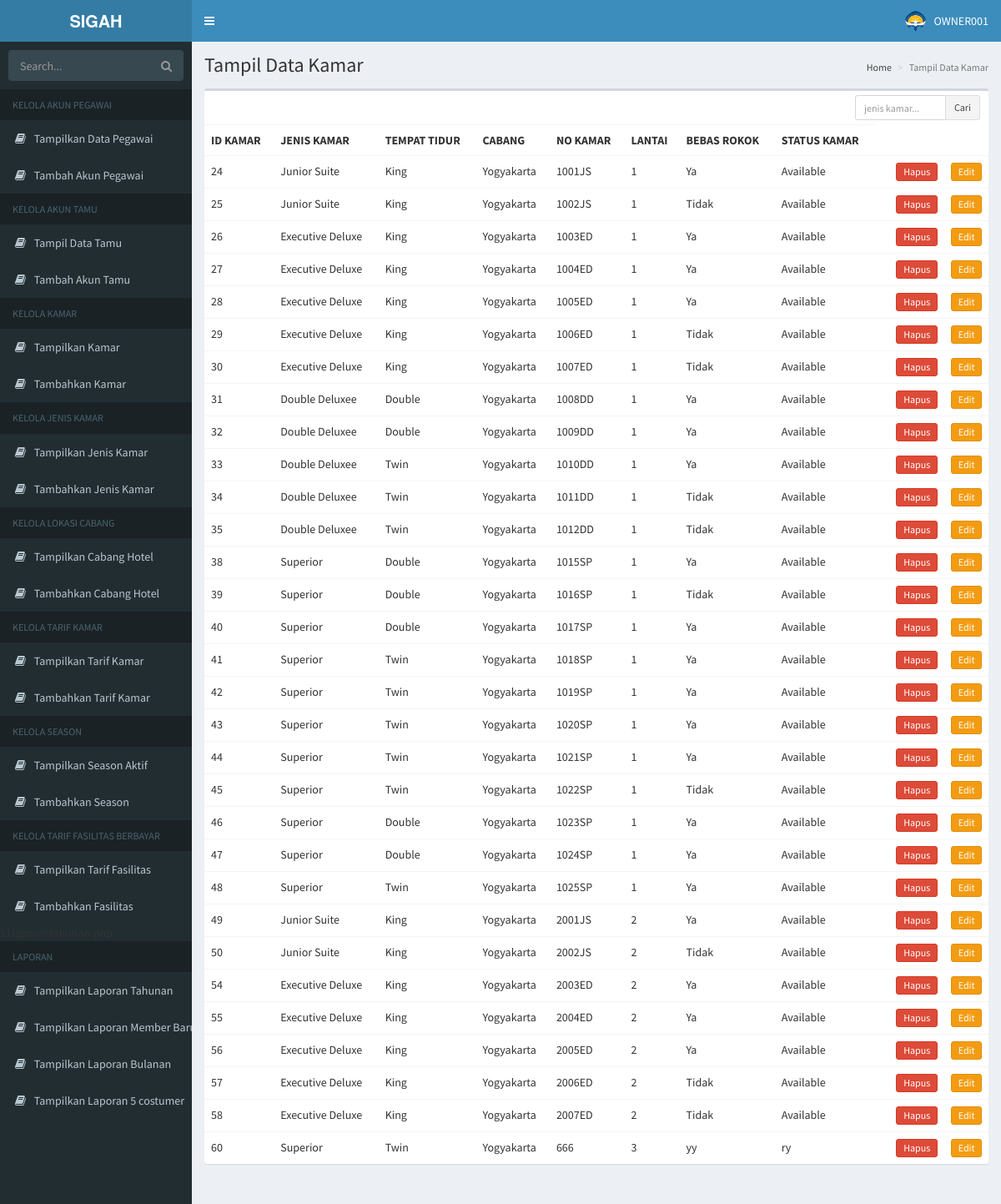
Page /8showkamar.php (signed in) on the committed database.
### tables this page shows
CREATE TABLE `kamar` (
  `ID_KAMAR` int(11) NOT NULL,
  `ID_JENIS_KAMAR` int(11) NOT NULL,
  `ID_TEMPAT_TIDUR` int(11) NOT NULL,
  `ID_CABANG` int(11) NOT NULL,
  `NO_KAMAR` varchar(6) DEFAULT NULL,
  `LANTAI` int(11) DEFAULT NULL,
  `BEBAS_ROKOK` varchar(5) DEFAULT NULL,
  `STATUS_KAMAR` varchar(20) DEFAULT NULL,
  `TGL_MASUK` date DEFAULT NULL,
  `TGL_KELUAR` date DEFAULT NULL
);

CREATE TABLE `jenis_kamar` (
  `ID_JENIS_KAMAR` int(11) NOT NULL,
  `JENIS_KAMAR` varchar(20) DEFAULT NULL,
  `KODE_JENIS_KAMAR` varchar(2) DEFAULT NULL,
  `KAPASITAS` int(11) DEFAULT NULL,
  `DESKRIPSI_JKAMAR` text
);

CREATE TABLE `tempat_tidur` (
  `ID_TEMPAT_TIDUR` int(11) NOT NULL,
  `JENIS_TEMPAT_TIDUR` varchar(10) DEFAULT NULL,
  `JLH_TERSEDIA_TMPTDR` int(11) DEFAULT NULL,
  `HARGA_TEMPAT_TIDUR` double DEFAULT NULL
);

CREATE TABLE `cabang` (
  `ID_CABANG` int(11) NOT NULL,
  `CABANG` varchar(15) DEFAULT NULL,
  `ALAMAT_CABANG` varchar(200) DEFAULT NULL,
  `TELEPON_CABANG` varchar(15) DEFAULT NULL
);

### 8showkamar.php (the view, shortened to what this page needs)
<?php
 include("connection.php");
  if (isset($_GET["submit"])) {
    $nama = htmlentities(strip_tags(trim($_GET["nama"])));
    $nama = mysqli_real_escape_string($link,$nama);
    $query = "SELECT ID_KAMAR,JENIS_KAMAR,JENIS_TEMPAT_TIDUR,CABANG,NO_KAMAR,LANTAI,BEBAS_ROKOK,STATUS_KAMAR FROM kamar JOIN jenis_kamar USING(ID_JENIS_KAMAR) JOIN tempat_tidur USING(ID_TEMPAT_TIDUR) JOIN cabang USING(ID_CABANG) WHERE JENIS_KAMAR LIKE '%$nama%'";
  }
  else {
    $query = "SELECT ID_KAMAR,JENIS_KAMAR,JENIS_TEMPAT_TIDUR,CABANG,NO_KAMAR,LANTAI,BEBAS_ROKOK,STATUS_KAMAR FROM kamar
    JOIN jenis_kamar USING(ID_JENIS_KAMAR)
    JOIN tempat_tidur USING(ID_TEMPAT_TIDUR)
    JOIN cabang USING(ID_CABANG)";
  }
?>
<!DOCTYPE html>
<html>
<head>
  <link rel="stylesheet" href="asset/bower_components/bootstrap/dist/css/bootstrap.min.css">
  <link rel="stylesheet" href="asset/bower_components/font-awesome/css/font-awesome.min.css">
  <link rel="stylesheet" href="asset/bower_components/Ionicons/css/ionicons.min.css">
  <link rel="stylesheet" href="asset/dist/css/AdminLTE.min.css">
  <link rel="stylesheet" href="asset/dist/css/skins/_all-skins.min.css">
</head>
<body class="hold-transition skin-blue sidebar-mini">
<div class="wrapper">
    <?php
include("navbar1.php");
?>
  <div class="content-wrapper">
    <section class="content-header">
      <h1>
        Tampil Data Kamar
      </h1>
      <ol class="breadcrumb">
        <li><a href="#">Home</a></li>
        <li class="active">Tampil Data Kamar</li>
      </ol>
    </section>
    <section class="content">
    <div class="row">
        <div class="col-xs-12">
          <div class="box">
            <div class="box-header">
              <div class="box-tools">
                <form id="search" action="8showkamar.php" method="get" class="input-group input-group-sm" style="width: 150px;">
                  <input type="text" name="nama" id="nama" class="form-control pull-right" placeholder="jenis kamar..." >
                  <div class="input-group-btn">
                  <input type="submit" name="submit" value="Cari" class="btn btn-default">
                  </div>
                </form>
              </div>
            </div>
            <div class="box-body table-responsive no-padding">
              <table class="table table-hover">
                <tr>
                <th>ID  KAMAR</th>
                <th>JENIS KAMAR</th>
                <th>TEMPAT TIDUR</th>
                <th>CABANG</th>
                <th>NO KAMAR</th>
                <th>LANTAI</th>
                <th>BEBAS ROKOK</th>
                <th>STATUS KAMAR</th>
                </tr>
                <?php
                $result = mysqli_query($link, $query);
                while($data = mysqli_fetch_assoc($result))
                {
                  echo "<tr>";
                  echo "<td>$data[ID_KAMAR]</td>";
                  echo "<td>$data[JENIS_KAMAR]</td>";
                  echo "<td>$data[JENIS_TEMPAT_TIDUR]</td>";
                  echo "<td>$data[CABANG]</td>";
                  echo "<td>$data[NO_KAMAR]</td>";
                  echo "<td>$data[LANTAI]</td>";
                  echo "<td>$data[BEBAS_ROKOK]</td>";
                  echo "<td>$data[STATUS_KAMAR]</td>";
                  echo "<td>";
                ?>
                    <td>
                    <form action="8showkamar.php" method="post" >
                    <input type="submit" name="submit" value="Hapus" class="btn btn-block btn-danger btn-xs">
                    </form>
                    </td>
                    <td>
                    <form action="8editkamar.php" method="post" >
                    <input type="submit" name="submit" value="Edit" class="btn btn-block btn-warning btn-xs">
                    </form>
                    </td>
                  <?php
                  echo "</td>";
                  echo "</tr>";
                }
                  ?>
              </table>
            </div>
          </div>
        </div>
      </div>
    </section>
  </div>
</body>
</html>

### rows in the picture
kamar: ID_KAMAR "24", ID_JENIS_KAMAR.JENIS_KAMAR "Junior Suite", ID_TEMPAT_TIDUR.JENIS_TEMPAT_TIDUR "King", ID_CABANG.CABANG "Yogyakarta", NO_KAMAR "1001JS", LANTAI "1", BEBAS_ROKOK "Ya", STATUS_KAMAR "Available"
kamar: ID_KAMAR "25", ID_JENIS_KAMAR.JENIS_KAMAR "Junior Suite", ID_TEMPAT_TIDUR.JENIS_TEMPAT_TIDUR "King", ID_CABANG.CABANG "Yogyakarta", NO_KAMAR "1002JS", LANTAI "1", BEBAS_ROKOK "Tidak", STATUS_KAMAR "Available"
kamar: ID_KAMAR "26", ID_JENIS_KAMAR.JENIS_KAMAR "Executive Deluxe", ID_TEMPAT_TIDUR.JENIS_TEMPAT_TIDUR "King", ID_CABANG.CABANG "Yogyakarta", NO_KAMAR "1003ED", LANTAI "1", BEBAS_ROKOK "Ya", STATUS_KAMAR "Available"
kamar: ID_KAMAR "27", ID_JENIS_KAMAR.JENIS_KAMAR "Executive Deluxe", ID_TEMPAT_TIDUR.JENIS_TEMPAT_TIDUR "King", ID_CABANG.CABANG "Yogyakarta", NO_KAMAR "1004ED", LANTAI "1", BEBAS_ROKOK "Ya", STATUS_KAMAR "Available"
kamar: ID_KAMAR "28", ID_JENIS_KAMAR.JENIS_KAMAR "Executive Deluxe", ID_TEMPAT_TIDUR.JENIS_TEMPAT_TIDUR "King", ID_CABANG.CABANG "Yogyakarta", NO_KAMAR "1005ED", LANTAI "1", BEBAS_ROKOK "Ya", STATUS_KAMAR "Available"
kamar: ID_KAMAR "29", ID_JENIS_KAMAR.JENIS_KAMAR "Executive Deluxe", ID_TEMPAT_TIDUR.JENIS_TEMPAT_TIDUR "King", ID_CABANG.CABANG "Yogyakarta", NO_KAMAR "1006ED", LANTAI "1", BEBAS_ROKOK "Tidak", STATUS_KAMAR "Available"
kamar: ID_KAMAR "30", ID_JENIS_KAMAR.JENIS_KAMAR "Executive Deluxe", ID_TEMPAT_TIDUR.JENIS_TEMPAT_TIDUR "King", ID_CABANG.CABANG "Yogyakarta", NO_KAMAR "1007ED", LANTAI "1", BEBAS_ROKOK "Tidak", STATUS_KAMAR "Available"
kamar: ID_KAMAR "31", ID_JENIS_KAMAR.JENIS_KAMAR "Double Deluxee", ID_TEMPAT_TIDUR.JENIS_TEMPAT_TIDUR "Double", ID_CABANG.CABANG "Yogyakarta", NO_KAMAR "1008DD", LANTAI "1", BEBAS_ROKOK "Ya", STATUS_KAMAR "Available"
kamar: ID_KAMAR "32", ID_JENIS_KAMAR.JENIS_KAMAR "Double Deluxee", ID_TEMPAT_TIDUR.JENIS_TEMPAT_TIDUR "Double", ID_CABANG.CABANG "Yogyakarta", NO_KAMAR "1009DD", LANTAI "1", BEBAS_ROKOK "Ya", STATUS_KAMAR "Available"
kamar: ID_KAMAR "33", ID_JENIS_KAMAR.JENIS_KAMAR "Double Deluxee", ID_TEMPAT_TIDUR.JENIS_TEMPAT_TIDUR "Twin", ID_CABANG.CABANG "Yogyakarta", NO_KAMAR "1010DD", LANTAI "1", BEBAS_ROKOK "Ya", STATUS_KAMAR "Available"
kamar: ID_KAMAR "34", ID_JENIS_KAMAR.JENIS_KAMAR "Double Deluxee", ID_TEMPAT_TIDUR.JENIS_TEMPAT_TIDUR "Twin", ID_CABANG.CABANG "Yogyakarta", NO_KAMAR "1011DD", LANTAI "1", BEBAS_ROKOK "Tidak", STATUS_KAMAR "Available"
kamar: ID_KAMAR "35", ID_JENIS_KAMAR.JENIS_KAMAR "Double Deluxee", ID_TEMPAT_TIDUR.JENIS_TEMPAT_TIDUR "Twin", ID_CABANG.CABANG "Yogyakarta", NO_KAMAR "1012DD", LANTAI "1", BEBAS_ROKOK "Tidak", STATUS_KAMAR "Available"
kamar: ID_KAMAR "38", ID_JENIS_KAMAR.JENIS_KAMAR "Superior", ID_TEMPAT_TIDUR.JENIS_TEMPAT_TIDUR "Double", ID_CABANG.CABANG "Yogyakarta", NO_KAMAR "1015SP", LANTAI "1", BEBAS_ROKOK "Ya", STATUS_KAMAR "Available"
kamar: ID_KAMAR "39", ID_JENIS_KAMAR.JENIS_KAMAR "Superior", ID_TEMPAT_TIDUR.JENIS_TEMPAT_TIDUR "Double", ID_CABANG.CABANG "Yogyakarta", NO_KAMAR "1016SP", LANTAI "1", BEBAS_ROKOK "Tidak", STATUS_KAMAR "Available"
kamar: ID_KAMAR "40", ID_JENIS_KAMAR.JENIS_KAMAR "Superior", ID_TEMPAT_TIDUR.JENIS_TEMPAT_TIDUR "Double", ID_CABANG.CABANG "Yogyakarta", NO_KAMAR "1017SP", LANTAI "1", BEBAS_ROKOK "Ya", STATUS_KAMAR "Available"
kamar: ID_KAMAR "41", ID_JENIS_KAMAR.JENIS_KAMAR "Superior", ID_TEMPAT_TIDUR.JENIS_TEMPAT_TIDUR "Twin", ID_CABANG.CABANG "Yogyakarta", NO_KAMAR "1018SP", LANTAI "1", BEBAS_ROKOK "Ya", STATUS_KAMAR "Available"
kamar: ID_KAMAR "42", ID_JENIS_KAMAR.JENIS_KAMAR "Superior", ID_TEMPAT_TIDUR.JENIS_TEMPAT_TIDUR "Twin", ID_CABANG.CABANG "Yogyakarta", NO_KAMAR "1019SP", LANTAI "1", BEBAS_ROKOK "Ya", STATUS_KAMAR "Available"
kamar: ID_KAMAR "43", ID_JENIS_KAMAR.JENIS_KAMAR "Superior", ID_TEMPAT_TIDUR.JENIS_TEMPAT_TIDUR "Twin", ID_CABANG.CABANG "Yogyakarta", NO_KAMAR "1020SP", LANTAI "1", BEBAS_ROKOK "Ya", STATUS_KAMAR "Available"
kamar: ID_KAMAR "44", ID_JENIS_KAMAR.JENIS_KAMAR "Superior", ID_TEMPAT_TIDUR.JENIS_TEMPAT_TIDUR "Twin", ID_CABANG.CABANG "Yogyakarta", NO_KAMAR "1021SP", LANTAI "1", BEBAS_ROKOK "Ya", STATUS_KAMAR "Available"
kamar: ID_KAMAR "45", ID_JENIS_KAMAR.JENIS_KAMAR "Superior", ID_TEMPAT_TIDUR.JENIS_TEMPAT_TIDUR "Twin", ID_CABANG.CABANG "Yogyakarta", NO_KAMAR "1022SP", LANTAI "1", BEBAS_ROKOK "Tidak", STATUS_KAMAR "Available"
kamar: ID_KAMAR "46", ID_JENIS_KAMAR.JENIS_KAMAR "Superior", ID_TEMPAT_TIDUR.JENIS_TEMPAT_TIDUR "Double", ID_CABANG.CABANG "Yogyakarta", NO_KAMAR "1023SP", LANTAI "1", BEBAS_ROKOK "Ya", STATUS_KAMAR "Available"
kamar: ID_KAMAR "47", ID_JENIS_KAMAR.JENIS_KAMAR "Superior", ID_TEMPAT_TIDUR.JENIS_TEMPAT_TIDUR "Double", ID_CABANG.CABANG "Yogyakarta", NO_KAMAR "1024SP", LANTAI "1", BEBAS_ROKOK "Ya", STATUS_KAMAR "Available"
kamar: ID_KAMAR "48", ID_JENIS_KAMAR.JENIS_KAMAR "Superior", ID_TEMPAT_TIDUR.JENIS_TEMPAT_TIDUR "Twin", ID_CABANG.CABANG "Yogyakarta", NO_KAMAR "1025SP", LANTAI "1", BEBAS_ROKOK "Ya", STATUS_KAMAR "Available"
kamar: ID_KAMAR "49", ID_JENIS_KAMAR.JENIS_KAMAR "Junior Suite", ID_TEMPAT_TIDUR.JENIS_TEMPAT_TIDUR "King", ID_CABANG.CABANG "Yogyakarta", NO_KAMAR "2001JS", LANTAI "2", BEBAS_ROKOK "Ya", STATUS_KAMAR "Available"
kamar: ID_KAMAR "50", ID_JENIS_KAMAR.JENIS_KAMAR "Junior Suite", ID_TEMPAT_TIDUR.JENIS_TEMPAT_TIDUR "King", ID_CABANG.CABANG "Yogyakarta", NO_KAMAR "2002JS", LANTAI "2", BEBAS_ROKOK "Tidak", STATUS_KAMAR "Available"
kamar: ID_KAMAR "54", ID_JENIS_KAMAR.JENIS_KAMAR "Executive Deluxe", ID_TEMPAT_TIDUR.JENIS_TEMPAT_TIDUR "King", ID_CABANG.CABANG "Yogyakarta", NO_KAMAR "2003ED", LANTAI "2", BEBAS_ROKOK "Ya", STATUS_KAMAR "Available"
kamar: ID_KAMAR "55", ID_JENIS_KAMAR.JENIS_KAMAR "Executive Deluxe", ID_TEMPAT_TIDUR.JENIS_TEMPAT_TIDUR "King", ID_CABANG.CABANG "Yogyakarta", NO_KAMAR "2004ED", LANTAI "2", BEBAS_ROKOK "Ya", STATUS_KAMAR "Available"
kamar: ID_KAMAR "56", ID_JENIS_KAMAR.JENIS_KAMAR "Executive Deluxe", ID_TEMPAT_TIDUR.JENIS_TEMPAT_TIDUR "King", ID_CABANG.CABANG "Yogyakarta", NO_KAMAR "2005ED", LANTAI "2", BEBAS_ROKOK "Ya", STATUS_KAMAR "Available"
kamar: ID_KAMAR "57", ID_JENIS_KAMAR.JENIS_KAMAR "Executive Deluxe", ID_TEMPAT_TIDUR.JENIS_TEMPAT_TIDUR "King", ID_CABANG.CABANG "Yogyakarta", NO_KAMAR "2006ED", LANTAI "2", BEBAS_ROKOK "Tidak", STATUS_KAMAR "Available"
kamar: ID_KAMAR "58", ID_JENIS_KAMAR.JENIS_KAMAR "Executive Deluxe", ID_TEMPAT_TIDUR.JENIS_TEMPAT_TIDUR "King", ID_CABANG.CABANG "Yogyakarta", NO_KAMAR "2007ED", LANTAI "2", BEBAS_ROKOK "Tidak", STATUS_KAMAR "Available"
kamar: ID_KAMAR "60", ID_JENIS_KAMAR.JENIS_KAMAR "Superior", ID_TEMPAT_TIDUR.JENIS_TEMPAT_TIDUR "Twin", ID_CABANG.CABANG "Yogyakarta", NO_KAMAR "666", LANTAI "3", BEBAS_ROKOK "yy", STATUS_KAMAR "ry"

### other values in the picture
$pengunjung "OWNER001"
